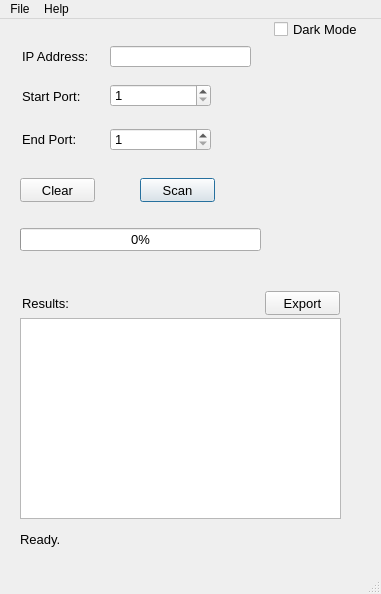
<?xml version="1.0" encoding="UTF-8"?>
<ui version="4.0">
 <class>MainWindow</class>
 <widget class="QMainWindow" name="MainWindow">
  <property name="geometry">
   <rect>
    <x>0</x>
    <y>0</y>
    <width>381</width>
    <height>594</height>
   </rect>
  </property>
  <property name="windowTitle">
   <string>Port Scanner</string>
  </property>
  <property name="windowIcon">
   <iconset>
    <normaloff>shield.png</normaloff>shield.png</iconset>
  </property>
  <property name="iconSize">
   <size>
    <width>24</width>
    <height>24</height>
   </size>
  </property>
  <widget class="QWidget" name="centralwidget">
   <widget class="QLineEdit" name="ipLineEdit">
    <property name="geometry">
     <rect>
      <x>110</x>
      <y>27</y>
      <width>141</width>
      <height>21</height>
     </rect>
    </property>
    <property name="font">
     <font>
      <pointsize>10</pointsize>
     </font>
    </property>
   </widget>
   <widget class="QSpinBox" name="startPortSpinBox">
    <property name="geometry">
     <rect>
      <x>110</x>
      <y>65</y>
      <width>101</width>
      <height>23</height>
     </rect>
    </property>
    <property name="font">
     <font>
      <pointsize>10</pointsize>
     </font>
    </property>
    <property name="minimum">
     <number>1</number>
    </property>
    <property name="maximum">
     <number>65535</number>
    </property>
   </widget>
   <widget class="QSpinBox" name="endPortSpinBox">
    <property name="geometry">
     <rect>
      <x>110</x>
      <y>109</y>
      <width>101</width>
      <height>23</height>
     </rect>
    </property>
    <property name="font">
     <font>
      <pointsize>10</pointsize>
     </font>
    </property>
    <property name="minimum">
     <number>1</number>
    </property>
    <property name="maximum">
     <number>65535</number>
    </property>
   </widget>
   <widget class="QTextEdit" name="resultTextEdit">
    <property name="geometry">
     <rect>
      <x>20</x>
      <y>299</y>
      <width>321</width>
      <height>201</height>
     </rect>
    </property>
    <property name="font">
     <font>
      <pointsize>10</pointsize>
     </font>
    </property>
   </widget>
   <widget class="QProgressBar" name="progressBar">
    <property name="geometry">
     <rect>
      <x>20</x>
      <y>209</y>
      <width>241</width>
      <height>23</height>
     </rect>
    </property>
    <property name="font">
     <font>
      <pointsize>10</pointsize>
     </font>
    </property>
    <property name="value">
     <number>0</number>
    </property>
   </widget>
   <widget class="QPushButton" name="scanButton">
    <property name="enabled">
     <bool>true</bool>
    </property>
    <property name="geometry">
     <rect>
      <x>140</x>
      <y>159</y>
      <width>75</width>
      <height>24</height>
     </rect>
    </property>
    <property name="font">
     <font>
      <pointsize>10</pointsize>
     </font>
    </property>
    <property name="text">
     <string>Scan</string>
    </property>
    <property name="default">
     <bool>true</bool>
    </property>
   </widget>
   <widget class="QLabel" name="ipAddress">
    <property name="geometry">
     <rect>
      <x>22</x>
      <y>29</y>
      <width>71</width>
      <height>16</height>
     </rect>
    </property>
    <property name="font">
     <font>
      <pointsize>10</pointsize>
     </font>
    </property>
    <property name="text">
     <string>IP Address:</string>
    </property>
   </widget>
   <widget class="QLabel" name="startPort">
    <property name="geometry">
     <rect>
      <x>22</x>
      <y>69</y>
      <width>71</width>
      <height>16</height>
     </rect>
    </property>
    <property name="font">
     <font>
      <pointsize>10</pointsize>
     </font>
    </property>
    <property name="text">
     <string>Start Port:</string>
    </property>
   </widget>
   <widget class="QLabel" name="endPort">
    <property name="geometry">
     <rect>
      <x>22</x>
      <y>112</y>
      <width>61</width>
      <height>16</height>
     </rect>
    </property>
    <property name="font">
     <font>
      <pointsize>10</pointsize>
     </font>
    </property>
    <property name="text">
     <string>End Port:</string>
    </property>
   </widget>
   <widget class="QLabel" name="results">
    <property name="geometry">
     <rect>
      <x>22</x>
      <y>276</y>
      <width>49</width>
      <height>16</height>
     </rect>
    </property>
    <property name="font">
     <font>
      <pointsize>10</pointsize>
     </font>
    </property>
    <property name="text">
     <string>Results:</string>
    </property>
   </widget>
   <widget class="QPushButton" name="clearButton">
    <property name="geometry">
     <rect>
      <x>20</x>
      <y>159</y>
      <width>75</width>
      <height>24</height>
     </rect>
    </property>
    <property name="font">
     <font>
      <pointsize>10</pointsize>
     </font>
    </property>
    <property name="text">
     <string>Clear</string>
    </property>
   </widget>
   <widget class="QPushButton" name="exportButton">
    <property name="enabled">
     <bool>true</bool>
    </property>
    <property name="geometry">
     <rect>
      <x>265</x>
      <y>272</y>
      <width>75</width>
      <height>24</height>
     </rect>
    </property>
    <property name="font">
     <font>
      <pointsize>10</pointsize>
     </font>
    </property>
    <property name="text">
     <string>Export</string>
    </property>
   </widget>
   <widget class="QCheckBox" name="darkModeCheckBox">
    <property name="geometry">
     <rect>
      <x>274</x>
      <y>0</y>
      <width>91</width>
      <height>20</height>
     </rect>
    </property>
    <property name="font">
     <font>
      <pointsize>10</pointsize>
     </font>
    </property>
    <property name="text">
     <string>Dark Mode</string>
    </property>
   </widget>
   <widget class="QLabel" name="scanStatusLabel">
    <property name="geometry">
     <rect>
      <x>20</x>
      <y>510</y>
      <width>171</width>
      <height>20</height>
     </rect>
    </property>
    <property name="font">
     <font>
      <pointsize>10</pointsize>
     </font>
    </property>
    <property name="text">
     <string>Ready.</string>
    </property>
   </widget>
  </widget>
  <widget class="QMenuBar" name="menuBar">
   <property name="geometry">
    <rect>
     <x>0</x>
     <y>0</y>
     <width>381</width>
     <height>33</height>
    </rect>
   </property>
   <widget class="QMenu" name="menuHelp">
    <property name="title">
     <string>Help</string>
    </property>
    <addaction name="actionAbout"/>
   </widget>
   <widget class="QMenu" name="menuPort_Scanner">
    <property name="title">
     <string>File</string>
    </property>
    <addaction name="actionExit"/>
   </widget>
   <addaction name="menuPort_Scanner"/>
   <addaction name="menuHelp"/>
  </widget>
  <widget class="QStatusBar" name="statusbar"/>
  <action name="actionExit">
   <property name="text">
    <string>Exit</string>
   </property>
  </action>
  <action name="actionAbout">
   <property name="text">
    <string>About</string>
   </property>
  </action>
 </widget>
 <tabstops>
  <tabstop>ipLineEdit</tabstop>
  <tabstop>startPortSpinBox</tabstop>
  <tabstop>endPortSpinBox</tabstop>
  <tabstop>clearButton</tabstop>
  <tabstop>scanButton</tabstop>
  <tabstop>resultTextEdit</tabstop>
 </tabstops>
 <resources>
  <include location="resources.qrc"/>
 </resources>
 <connections/>
 <slots>
  <slot>on_scanButton_clicked()</slot>
  <slot>on_exportButton_clicked()</slot>
 </slots>
</ui>
